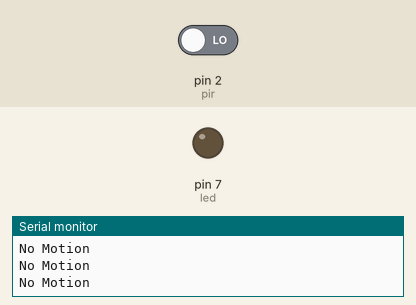
Simulated run of this sketch. Board: Arduino Uno, built with avr-gcc and run on an emulated ATmega328P. Parts: output pins drawn as LEDs (lit = HIGH), the last lines printed to the serial monitor. The inputs (shaded band) are chosen by the test bench; at power-on: pin 2 (pir) LOW.

Above: at 1.8 s.
1.9 s: pin 2 (pir) driven HIGH
At 3.2 s:
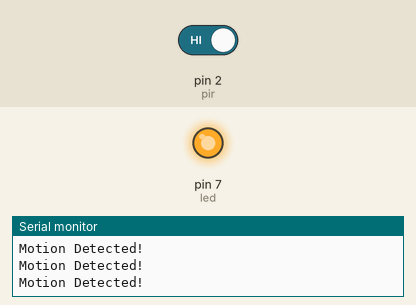
3.5 s: pin 2 (pir) driven LOW
At 4.6 s:
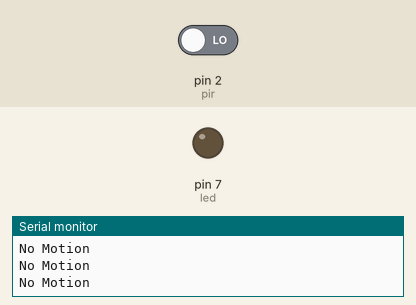
Timing chart, 0 to 6.5 s (numbered marks = the images above; inputs shaded):
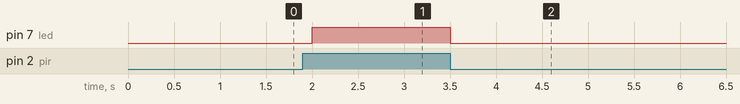

Measured:
- after the input at 1.9 s, pin 7 (led): LOW → HIGH after 0.10 s
- after the input at 3.5 s, pin 7 (led): HIGH → LOW at once

The sketch:

motion_detection_arduino.ino
```cpp
int pir = 2;
int led = 7;
void setup() {
  pinMode(pir, INPUT);
  pinMode(led, OUTPUT);
  Serial.begin(9600); }
void loop() {
  int motion = digitalRead(pir);
  if (motion == HIGH) {
    digitalWrite(led, HIGH);
    Serial.println("Motion Detected!");
  } else {digitalWrite(led, LOW);
    Serial.println("No Motion");}
  delay(500);}
```
